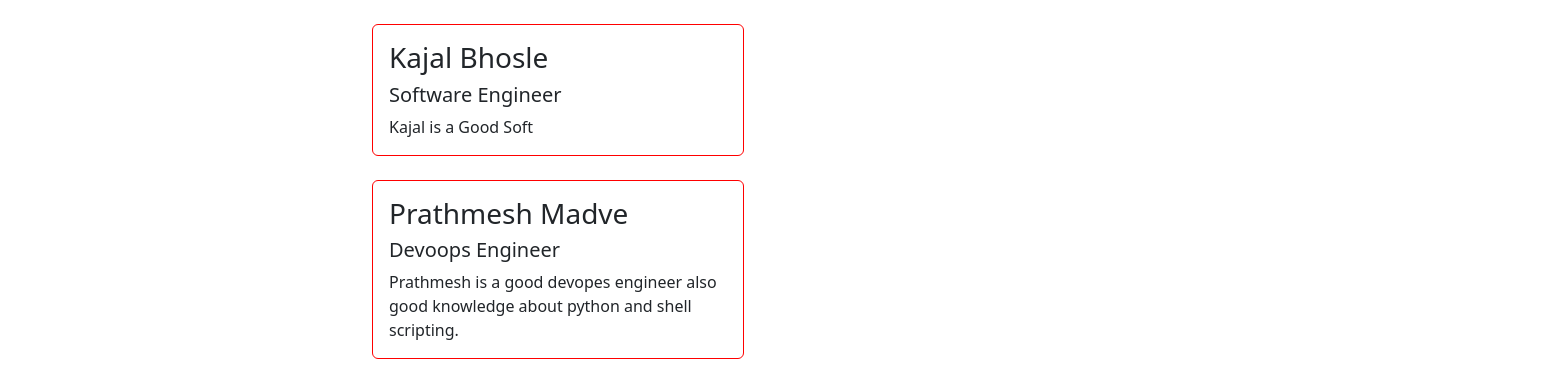
Screenshot of /userinfo/?page=2 with the database file from the repository.
### PaginationApp/models.py (models this page shows, shortened)
class UserInfo(models.Model):
    user_name=models.CharField(max_length=200)
    user_designation=models.CharField(max_length=200)
    user_description=models.CharField(max_length=5000)

### MyProjects/views.py (the view)
# urls.py: path('userinfo/',views.user_information,name='userinfo'),
def user_information(request):
    userdata=UserInfo.objects.all()
    p = Paginator(userdata, 2)
    page_number = request.GET.get('page')
    try:
        page_obj = p.get_page(page_number)
    except PageNotAnInteger:
        page_obj = p.page(1)
    data={
        'userdata':page_obj,
    }
    return render(request, 'userinfo.html',data)

### templates/userInfo.html (shortened to what this page needs)
<!doctype html>
<html lang="en">
<head>
    <link href="https://cdn.jsdelivr.net/npm/bootstrap@5.3.0-alpha3/dist/css/bootstrap.min.css" rel="stylesheet"
>
</head>
<body>
    <div class="row">
        <div class="col-sm-3 row-sm-3 mb-3 mb-sm-0">
            {% for user in userdata %}
            <br>
            <div style="border-color: red; left:100%;" class="card">
                <div class="card-body">
                    <h3 class="card-title">{{user.user_name}}</h3>
                    <h5 class="card-title">{{user.user_designation}}</h5>
                    <p class="card-text">{{user.user_description}}</p>
                </div>
            </div>
            {% endfor %}
        </div>
</body>
</html>

### rows the page displays
UserInfo: user_name "Kajal Bhosle", user_designation "Software Engineer", user_description "Kajal is a Good Soft"
UserInfo: user_name "Prathmesh Madve", user_designation "Devoops Engineer", user_description "Prathmesh is a good devopes engineer also good knowledge about python and shell scripting."
